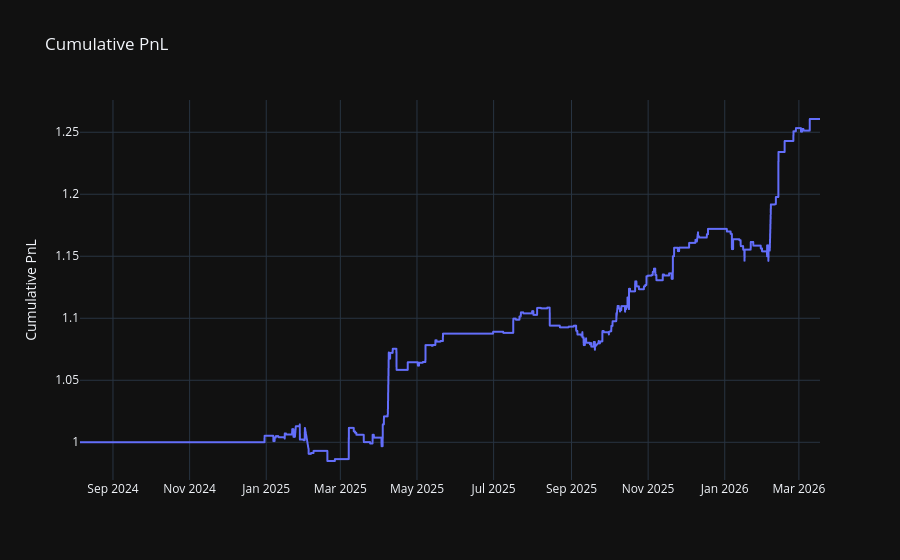

Notebook code cell kept with this figure:
### Code cell
# plot cumulative PnL
fig = px.line(cum_rets, title="Cumulative PnL", template="plotly_dark")
fig.update_layout(xaxis_title=None, yaxis_title="Cumulative PnL", showlegend=False)
fig.show()

### Figure 1 — Plotly figure (JSON) as saved in the notebook; plotly's stock layout.template omitted (floating-point values rounded to 4 significant figures; data arrays with more than 128 entries replaced by an {"elided": "..."} marker saying what was removed)
{"data": [{"hovertemplate": "variable=0<br>Date=%{x}<br>value=%{y}<extra></extra>", "legendgroup": "0", "line": {"color": "#636efa", "dash": "solid"}, "marker": {"symbol": "circle"}, "mode": "lines", "name": "0", "showlegend": true, "type": "scattergl", "x": {"elided": "2012 str values"}, "xaxis": "x", "y": {"elided": "2012 float values"}, "yaxis": "y"}], "layout": {"legend": {"title": {"text": "variable"}, "tracegroupgap": 0}, "showlegend": false, "title": {"text": "Cumulative PnL"}, "xaxis": {"anchor": "y", "domain": [0, 1], "title": {}}, "yaxis": {"anchor": "x", "domain": [0, 1], "title": {"text": "Cumulative PnL"}}}}
